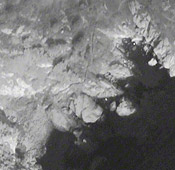
#> input picture notebooks/data/images/worldview-1.jpg, 175 x 170 px
$ jupyter execute histogram_color_processing.ipynb
#> lines starting #> are read from the running program, lines starting #| are printed output that depends on the picture
[cell 1]
# Import required libraries
import cv2  # OpenCV library for image processing
import numpy as np  # NumPy for numerical operations
import matplotlib.pyplot as plt  # Matplotlib for plotting
import os  # os module for working with file paths

# Define the image path using os.path.join
# This ensures that the image path is correctly formed regardless of the operating system
image_path = os.path.join(os.getcwd(), 'data', 'images', 'worldview-1.jpg')  # Modify this with your image path

# Load the image using OpenCV
# cv2.imread loads the image in BGR format by default (Blue-Green-Red)
image = cv2.imread(image_path)
#> image is the input picture: shape (170, 175, 3); mean B, G, R 119, 119, 119.1

# Convert the image from BGR to RGB format
# OpenCV uses BGR, but most image processing libraries, like matplotlib, expect RGB format
image_rgb = cv2.cvtColor(image, cv2.COLOR_BGR2RGB)

# Calculate histograms for each color channel: Red (R), Green (G), Blue (B)
# cv2.calcHist calculates the histogram of an image
# It takes the image, the color channel index (0 for Red, 1 for Green, and 2 for Blue),
# an optional mask (None means no mask), number of bins (256 for pixel values between 0 and 255),
# and the range of pixel values (0 to 256 for each channel)
hist_r = cv2.calcHist([image_rgb], [0], None, [256], [0, 256])  # Histogram for Red channel
#> hist_r = 256 values, max 484 at index 46, min 0 at index 0, mean 116.2
hist_g = cv2.calcHist([image_rgb], [1], None, [256], [0, 256])  # Histogram for Green channel
#> hist_g has the same summary as hist_r
hist_b = cv2.calcHist([image_rgb], [2], None, [256], [0, 256])  # Histogram for Blue channel
#> hist_b = 256 values, max 377 at index 46, min 0 at index 0, mean 116.2

# Plot the histograms for each color channel using matplotlib
# A histogram shows the frequency of pixel values (0-255) for each color channel
plt.figure(figsize=(10, 5))  # Set the figure size for the plot
plt.title("Color Histograms")  # Set the title of the plot

# Plot the histograms for each channel with appropriate colors (Red, Green, Blue)
plt.plot(hist_r, color='r', label='Red')  # Red channel histogram
plt.plot(hist_g, color='g', label='Green')  # Green channel histogram
plt.plot(hist_b, color='b', label='Blue')  # Blue channel histogram

# Set the x-axis limits to cover all pixel values (0-255)
plt.xlim(0, 256)

# Add a legend to identify each color channel
plt.legend()

# Display the plot
plt.show()
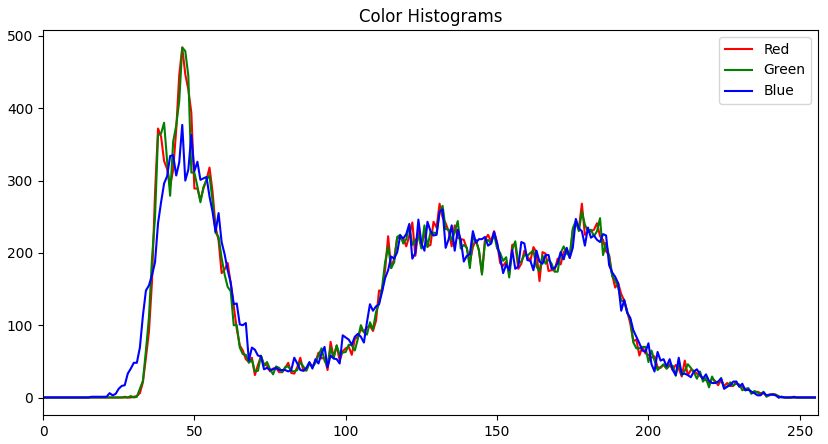
#> figure drawn by matplotlib, 1 panel; curve peaks at x = 46, y = 484; curve peaks at x = 46, y = 484; curve peaks at x = 46, y = 377


$ run again, with notebooks/data/images/color_high_contrast.jpg copied over notebooks/data/images/worldview-1.jpg
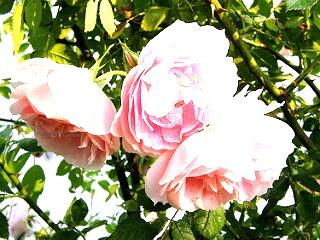
#> input picture notebooks/data/images/color_high_contrast.jpg, 320 x 240 px
#> image is the input picture: shape (240, 320, 3); mean B, G, R 127.1, 159.7, 162.1
#> hist_r = 256 values, max 21346 at index 255, min 79 at index 187, mean 300
#> hist_g = 256 values, max 16894 at index 255, min 48 at index 0, mean 300
#> hist_b = 256 values, max 15260 at index 255, min 68 at index 118, mean 300
#> `plt.show()`:
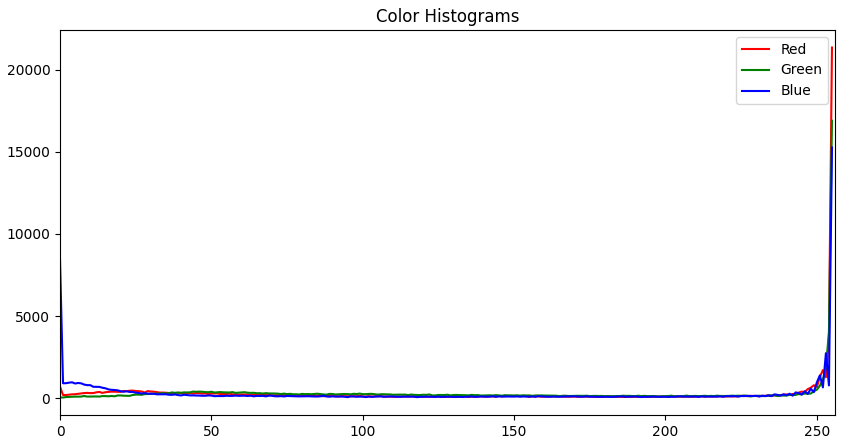
#> figure drawn by matplotlib, 1 panel; curve peaks at x = 255, y = 21346; curve peaks at x = 255, y = 16894; curve peaks at x = 255, y = 15260

$ run again, with notebooks/data/images/color_inverted.jpg copied over notebooks/data/images/worldview-1.jpg
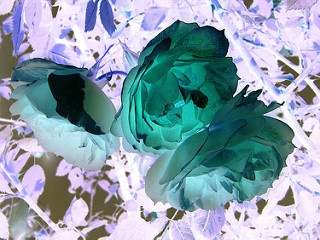
#> input picture notebooks/data/images/color_inverted.jpg, 320 x 240 px
#> image is the input picture: shape (240, 320, 3); mean B, G, R 174.2, 160.2, 138.8
#> hist_r = 256 values, max 2276 at index 0, min 117 at index 54, mean 300
#> hist_g = 256 values, max 787 at index 230, min 1 at index 1, mean 300
#> hist_b = 256 values, max 9365 at index 255, min 4 at index 2, mean 300
#> `plt.show()`:
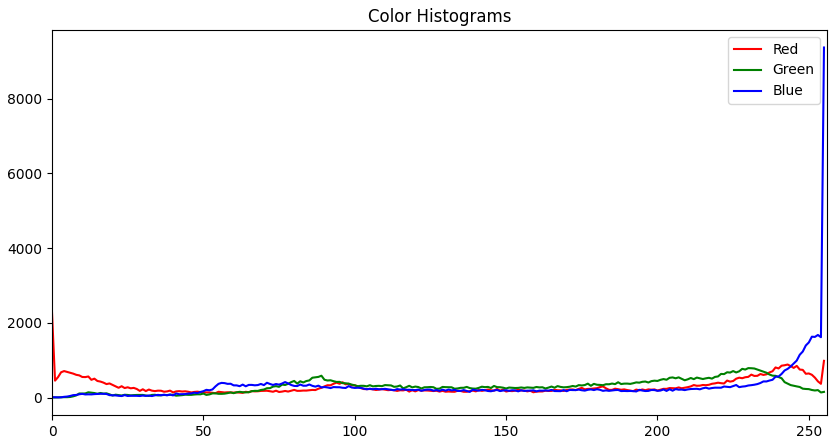
#> figure drawn by matplotlib, 1 panel; curve peaks at x = 0, y = 2276; curve peaks at x = 230, y = 787; curve peaks at x = 255, y = 9365
